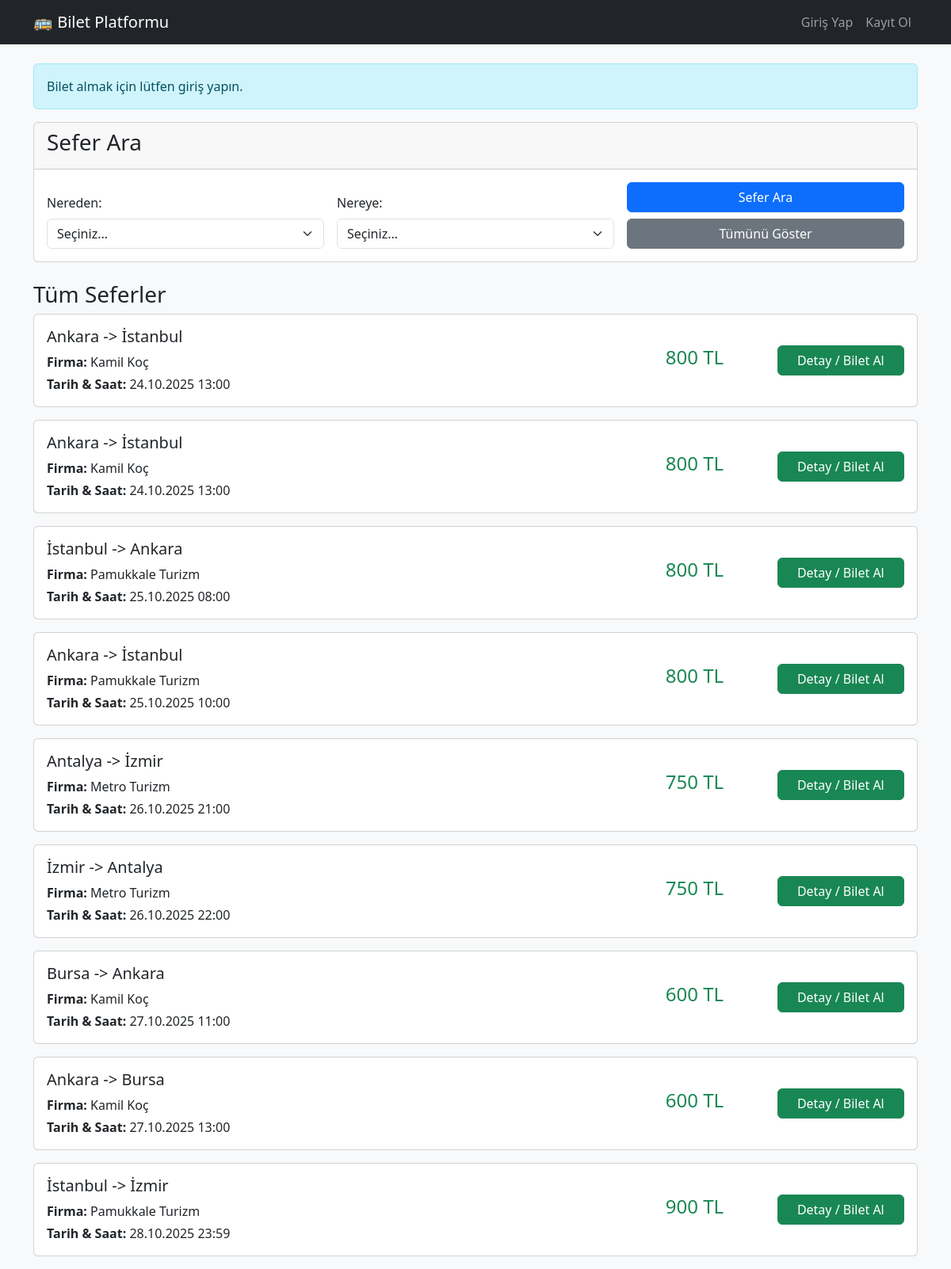
The page / on the database its author committed.
### tables this page shows
CREATE TABLE trips (
        id INTEGER PRIMARY KEY AUTOINCREMENT,
        company_id INTEGER NOT NULL,
        departure_location TEXT NOT NULL,
        arrival_location TEXT NOT NULL,
        departure_time DATETIME NOT NULL,
        arrival_time DATETIME NOT NULL,
        price REAL NOT NULL,
        seat_count INTEGER NOT NULL,
        FOREIGN KEY (company_id) REFERENCES companies(id)
    );

CREATE TABLE companies (
        id INTEGER PRIMARY KEY AUTOINCREMENT,
        name TEXT NOT NULL
    );

### index.php (the view, shortened to what this page needs)
<?php
include 'db.php';
include 'frontend_header.php';
$kalkis = $_GET['kalkis'] ?? '';
$varis = $_GET['varis'] ?? '';
$sql = "SELECT trips.*, companies.name AS company_name FROM trips JOIN companies ON trips.company_id = companies.id";
$params = [];
$sql .= " ORDER BY departure_time ASC";
$stmt = $db->prepare($sql);
$stmt->execute($params);
$trips = $stmt->fetchAll(PDO::FETCH_ASSOC);
?>
<?php if (!isset($_SESSION['user_id'])): ?>
<div class="alert alert-info">Bilet almak için lütfen giriş yapın.</div>
<?php endif; ?>
<div class="card mb-4">
    <div class="card-header">
        <h3>Sefer Ara</h3>
    </div>
    <div class="card-body">
        <form action="index.php" method="GET" class="row g-3 align-items-end">
            <div class="col-md-4">
                <label for="kalkis" class="form-label">Nereden:</label>
                <select name="kalkis" id="kalkis" class="form-select" required>
                    <option value="">Seçiniz...</option>
                </select>
            </div>
            <div class="col-md-4">
                <label for="varis" class="form-label">Nereye:</label>
                <select name="varis" id="varis" class="form-select" required>
                    <option value="">Seçiniz...</option>
                </select>
            </div>
            <div class="col-md-4">
                <button type="submit" class="btn btn-primary w-100">Sefer Ara</button>
                <a href="index.php" class="btn btn-secondary w-100 mt-2">Tümünü Göster</a>
            </div>
        </form>
    </div>
</div>
<h3><?php echo (!empty($kalkis) && !empty($varis)) ? 'Arama Sonuçları' : 'Tüm Seferler'; ?></h3>
<div id="trip-list">
    <?php if (empty($trips)): ?>
        <div class="alert alert-warning">Bu kriterlere uygun sefer bulunamadı.</div>
    <?php else: ?>
        <?php foreach ($trips as $trip): ?>
            <div class="card mb-3">
                <div class="card-body">
                    <div class="row align-items-center">
                        <div class="col-md-8">
                            <h5 class="card-title"><?php echo htmlspecialchars($trip['departure_location']); ?> -> <?php echo htmlspecialchars($trip['arrival_location']); ?></h5>
                            <p class="card-text mb-1">
                                <strong>Firma:</strong> <?php echo htmlspecialchars($trip['company_name']); ?>
                            </p>
                            <p class="card-text">
                                <strong>Tarih & Saat:</strong> <?php echo date('d.m.Y H:i', strtotime($trip['departure_time'])); ?>
                            </p>
                        </div>
                        <div class="col-md-2 text-center">
                            <h4 class="text-success"><?php echo htmlspecialchars($trip['price']); ?> TL</h4>
                        </div>
                        <div class="col-md-2">
                             <a href="sefer_detay.php?id=<?php echo $trip['id']; ?>" class="btn btn-success w-100">Detay / Bilet Al</a>
                        </div>
                    </div>
                </div>
            </div>
        <?php endforeach; ?>
    <?php endif; ?>
</div>
<?php include 'footer.php'; ?>

### frontend_header.php (shortened to what this page needs)
<!DOCTYPE html>
<html lang="tr">
<head>
    <link href="https://cdn.jsdelivr.net/npm/bootstrap@5.3.3/dist/css/bootstrap.min.css" rel="stylesheet">
</head>
<body class="bg-light">
<nav class="navbar navbar-expand-lg navbar-dark bg-dark">
  <div class="container">
    <a class="navbar-brand" href="index.php">🚌 Bilet Platformu</a>
    <div class="collapse navbar-collapse" id="navbarNav">
      <ul class="navbar-nav ms-auto">
        <?php if (isset($_SESSION['user_id'])): ?>
            <li class="nav-item">
                <a class="nav-link" href="#">Hoş Geldin, <?php echo htmlspecialchars($_SESSION['user_fullname']); ?></a>
            </li>
            <li class="nav-item">
                <a class="nav-link active" href="bakiye_yukle.php">
                    Bakiye: <strong><?php echo number_format($_SESSION['user_balance'] ?? 0, 2); ?> TL</strong>
                </a>
            </li>
            <li class="nav-item"><a class="nav-link" href="biletlerim.php">Biletlerim</a></li>
            <li class="nav-item"><a class="nav-link" href="bakiye_yukle.php">Bakiye Yükle</a></li>
            <?php if ($_SESSION['user_role'] === 'Admin'): ?>
                <li class="nav-item"><a class="nav-link btn btn-outline-light ms-2" href="admin_panel.php">Yönetim Paneli</a></li>
            <?php elseif ($_SESSION['user_role'] === 'Firma Admin'): ?>
                <li class="nav-item"><a class="nav-link btn btn-outline-light ms-2" href="firma_panel.php">Firma Paneli</a></li>
            <?php endif; ?>
            <li class="nav-item"><a class="nav-link btn btn-danger text-white ms-2" href="cikis.php">Çıkış Yap</a></li>
        <?php else: ?>
            <li class="nav-item"><a class="nav-link" href="giris.php">Giriş Yap</a></li>
            <li class="nav-item"><a class="nav-link" href="kayit.php">Kayıt Ol</a></li>
        <?php endif; ?>
      </ul>
    </div>
  </div>
</nav>
<div class="container mt-4">

### footer.php (shortened to what this page needs)
</div> <script src="https://cdn.jsdelivr.net/npm/@popperjs/core@2.11.8/dist/umd/popper.min.js"></script>
</body>
</html>

### rows shown on the page
trips: departure_location "Ankara", arrival_location "İstanbul", company.name "Kamil Koç", departure_time "24.10.2025 13:00", price "800"
trips: departure_location "Ankara", arrival_location "İstanbul", company.name "Kamil Koç", departure_time "24.10.2025 13:00", price "800"
trips: departure_location "İstanbul", arrival_location "Ankara", company.name "Pamukkale Turizm", departure_time "25.10.2025 08:00", price "800"
trips: departure_location "Ankara", arrival_location "İstanbul", company.name "Pamukkale Turizm", departure_time "25.10.2025 10:00", price "800"
trips: departure_location "Antalya", arrival_location "İzmir", company.name "Metro Turizm", departure_time "26.10.2025 21:00", price "750"
trips: departure_location "İzmir", arrival_location "Antalya", company.name "Metro Turizm", departure_time "26.10.2025 22:00", price "750"
trips: departure_location "Bursa", arrival_location "Ankara", company.name "Kamil Koç", departure_time "27.10.2025 11:00", price "600"
trips: departure_location "Ankara", arrival_location "Bursa", company.name "Kamil Koç", departure_time "27.10.2025 13:00", price "600"
trips: departure_location "İstanbul", arrival_location "İzmir", company.name "Pamukkale Turizm", departure_time "28.10.2025 23:59", price "900"
